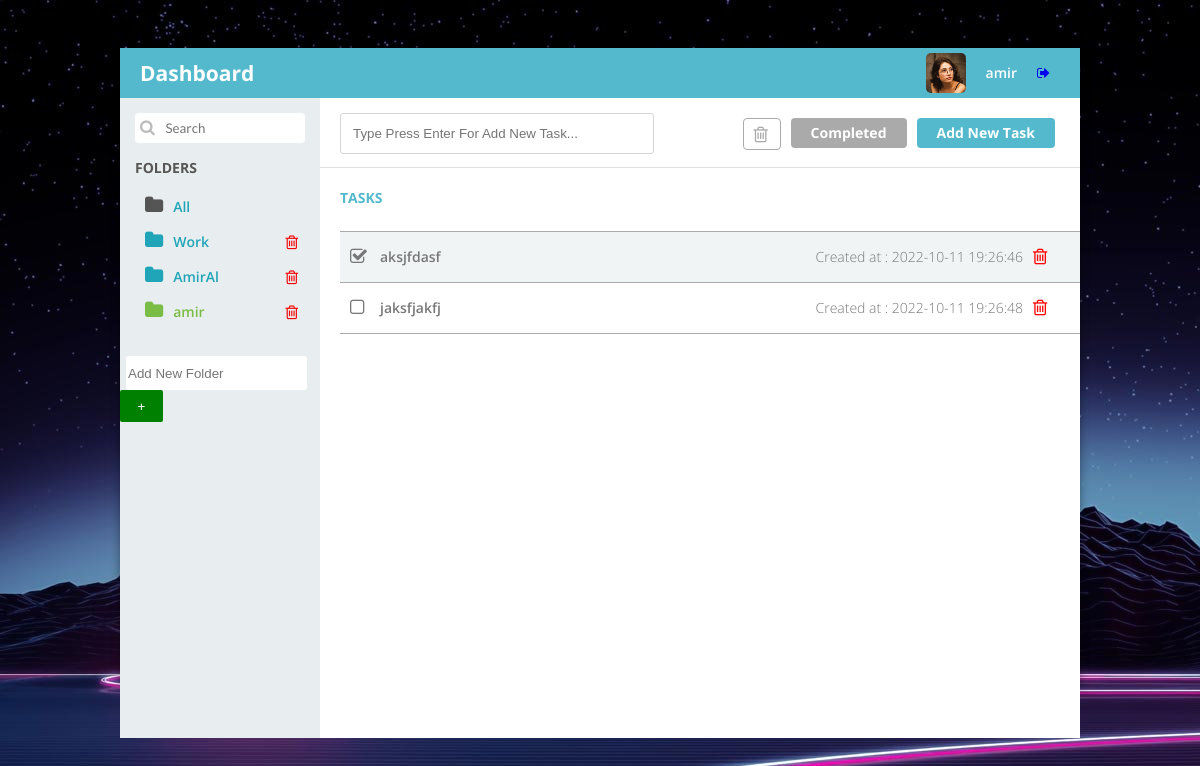
The page /?folder_id=10 (signed in) on the database its author committed.
### tables this page shows
CREATE TABLE `folders` (
  `id` int(10) UNSIGNED NOT NULL,
  `name` varchar(255) NOT NULL,
  `user_id` int(11) UNSIGNED NOT NULL,
  `created_at` datetime NOT NULL DEFAULT current_timestamp()
);

CREATE TABLE `tasks` (
  `id` int(10) UNSIGNED NOT NULL,
  `title` varchar(500) NOT NULL,
  `is_done` tinyint(1) NOT NULL DEFAULT 0,
  `user_id` int(11) UNSIGNED NOT NULL,
  `folder_id` int(11) UNSIGNED NOT NULL,
  `created_at` datetime NOT NULL DEFAULT current_timestamp()
);

### index.php (called while the page is built, shortened)
<?php
$tasks = getTasks();
$folders = getFolder();
include "views/index.view.php";

### libs/lib-auth.php (called while the page is built, shortened)
<?php defined('BASE_PATH') or die("Permission Denied!");
function getCurrentUserId(): mixed
{
    return getLoggedIndUser()->id;
}
function getLoggedIndUser(): mixed
{
    return $_SESSION['login'] ?? null;
}

### libs/lib-folder.php (called while the page is built, shortened)
<?php
function getFolder(): bool|array
{
    global $pdo;
    $current_user_id = getCurrentUserId();
    $query = "SELECT * FROM folders WHERE user_id={$current_user_id}";
    $stmt = $pdo->prepare($query);
    $stmt->execute();
    return $stmt->fetchAll(PDO::FETCH_OBJ);
}

### libs/helpers.php (called while the page is built, shortened)
<?php use JetBrains\PhpStorm\NoReturn;
function site_url($uri): string
{
    return BASE_URL . $uri;
}

### libs/lib-task.php (called while the page is built, shortened)
<?php defined('BASE_PATH') or die("Permission Denied!");
function getTasks(): bool|array
{
    global $pdo;
    $folder = $_GET['folder_id'] ?? null;
    $folderCondition = "";
    if (isset($folder) && is_numeric($folder)) {
        $folderCondition = "and folder_id = {$folder}";
    }
    $current_user_id = getCurrentUserId();
    $query = "SELECT * FROM tasks WHERE user_id = {$current_user_id} {$folderCondition} ";
    $stmt = $pdo->prepare($query);
    $stmt->execute();
    return $stmt->fetchAll(PDO::FETCH_OBJ);
}

### views/index.view.php (the view, shortened to what this page needs)
<!DOCTYPE html>
<html lang="en">
<head>
    <link rel="stylesheet" href="../assets/css/style.css">
</head>
<body>
<div class="page">
    <div class="pageHeader">
        <div class="title">Dashboard</div>
        <div class="userPanel"><a href="../index.php?logout=1"><i class="fa fa-sign-out"></i></a><span
                    class="username"><?= getLoggedIndUser()->name ?? 'Unknown' ?> </span><img
                    src="../assets/images/avatar12.jpg" width="40"
                    height="40"/></div>
    </div>
    <div class="main">
        <div class="nav">
            <div class="searchbox">
                <div><i class="fa fa-search"></i>
                    <input type="search" placeholder="Search"/>
                </div>
            </div>
            <div class="menu">
                <div class="title">Folders</div>
                <ul class="folder-list">
                    <li class="<?= isset($_GET['folder_id']) ? '' : 'active'; ?>"><i class="fa fa-folder"></i><a
                                href="<?= site_url("") ?>">All<a/></li>
                    <?php
                    foreach ($folders as $folder) : ?>
                        <li class="<?= (isset($_GET['folder_id']) and $_GET['folder_id'] == $folder->id) ? 'active' : ''; ?>">
                            <a href="?folder_id=<?= $folder->id ?>"><i class="fa fa-folder"></i><?= $folder->name ?></a>
                            <a href="?delete_folder=<?= $folder->id ?>"
                               onclick="return confirm('Are you sure delete this folder?\n<?= $folder->name ?>')"
                               style="color: #f40000;"
                               class="fa fa-trash-o trash-btn"></a>
                        </li>
                    <?php endforeach; ?>
                </ul>
            </div>
            <div style="margin-top: 30px;">
                <input type="text"
                       style="  border: none;   height: 32px;   margin-left: 6px;   border-radius: 3px;   outline: none;"
                       id="addFolderInput"
                       placeholder="Add New Folder"/>
                <button type="submit"
                        id="addFolderBtn"
                        style=" border: none; background-color: green; color: white; height: 32px; border-radius: 2px; width: 43px; ">
                    +
                </button>
            </div>
        </div>
        <div class="view">
            <div class="viewHeader">
                <input type="text"
                       style="position: relative; bottom: 20px; padding: 12px; width: 40%; border: 1px solid #d5d5d5; border-radius: 3px; outline: none; "
                       name="" id="taskNameInput" placeholder="Type Press Enter For Add New Task...">
                <div class="functions">
                    <div class="button active">Add New Task</div>
                    <div class="button">Completed</div>
                    <div class="button inverz"><i class="fa fa-trash-o"></i></div>
                </div>
            </div>
            <div class="content">
                <div class="list">
                    <div class="title">Tasks</div>
                    <ul>
                        <?php foreach ($tasks as $task) : ?>
                            <li class="<?= $task->is_done ? 'checked' : ''; ?>">
                                <i data-taskID="<?= $task->id ?>"
                                   class="isDone clickable fa <?= $task->is_done ? 'fa-check-square-o' : 'fa-square-o'; ?>"></i>
                                <span><?= $task->title ?></span>
                                <div class="info" style="margin-right: 17px">
                                    <span style=>Created at : <?= $task->created_at ?></span>
                                    <a href="?delete_task=<?= $task->id ?>"
                                       onclick="return confirm('Are you sure delete this task?<?= $task->title ?>')"
                                       style="color: red;"><i class="fa fa-trash-o"></i></a>
                                </div>
                            </li>
                        <?php endforeach; ?>
                    </ul>
                </div>
            </div>
        </div>
    </div>
</div>
</body>
</html>

### assets/css/style.css (style rules this page uses)
html { background-image: url('../images/background.jpg'); }
body { padding: 0px; margin: 0px; font-family: "Open Sans"; font-size: 14px; font-smoothing: antialiased; }
.page { position: absolute; width: 80%; height: 80%; left: 10%; top: 6%; background-color: rgba(255, 255, 255, 0.7); -moz-border-radius: 4px; -webkit-border-radius: 4px; border-radius: 4px; -moz-box-shadow: 0 0 10px 0 rgba(0, 0, 0, 0.4); -webkit-box-shadow: 0 0 10px 0 rgba(0, 0, 0, 0.4); box-shadow: 0 0 10px 0 rgba(0, 0, 0, 0.4); }
.pageHeader { width: 100%; height: 50px; line-height: 50px; background-color: #54b9cd; color: White; -moz-box-sizing: border-box; -webkit-box-sizing: border-box; box-sizing: border-box; padding: 5px 20px; vertical-align: middle; }
.pageHeader .title { width: 40%; float: left; line-height: 40px; font-size: 1.5em; font-weight: 700; }
.pageHeader .userPanel { width: 40%; float: right; }
.pageHeader .userPanel i { float: right; line-height: 40px; padding-right: 10px; }
.pageHeader .userPanel .username { float: right; line-height: 40px; padding: 0px 20px; font-weight: 600; font-size: 1.0em; }
.pageHeader .userPanel img { float: right; -moz-border-radius: 5px; -webkit-border-radius: 5px; border-radius: 5px; }
.main { position: relative; width: 100%; height: 100%; clear: both; background-color: white; }
.main .nav { width: 200px; height: 100%; float: left; background-color: rgba(227, 234, 235, 0.8); }
.main .nav .searchbox { width: 170px; height: 30px; line-height: 30px; margin: 15px; background-color: White; -moz-border-radius: 4px; -webkit-border-radius: 4px; border-radius: 4px; }
.main .nav .searchbox i { display: inline-block; color: #bbb; margin-left: 5px; margin-right: 5px; font-size: 16px; }
.main .nav .searchbox input { display: inlin-block; width: 120px; background-color: White; color: Black; font-family: "Lato"; border: 0px; }
.main .nav .menu { width: 100%; margin: 15px; color: #555; }
.main .nav .menu .title { font-weight: 700; font-size: 1.0em; text-transform: uppercase; }
.main .nav .menu ul { padding-left: 0px; }
.main .nav .menu ul li a { text-decoration: none; color: #20a4b8; }
.main .nav .menu ul li.active a { color: #79BC46; }
.main .nav .menu ul li { cursor: pointer; list-style: none; margin: 5px 0px; padding: 5px 0px; font-weight: 600; margin-right: 30px; padding-left: 10px; -moz-border-radius: 4px; -webkit-border-radius: 4px; border-radius: 4px; transition: 0.25s all; }
.main .nav .menu ul li.active { color: #79BC46; }
.main .nav .menu ul li i { font-size: 1.4em; margin-right: 10px; }
.main .view { position: relative; margin-left: 200px; }
.main .view .viewHeader { width: 100%; height: 70px; line-height: 70px; padding: 20px 20px; -moz-box-sizing: border-box; -webkit-box-sizing: border-box; box-sizing: border-box; border-bottom: 1px solid #E0E0E0; }
.main .view .viewHeader .functions { float: right; }
.main .view .viewHeader .functions .button { float: right; height: 30px; line-height: 30px; background-color: #AAA; -moz-border-radius: 4px; -webkit-border-radius: 4px; border-radius: 4px; margin: 0px 5px; padding: 0px 20px; cursor: pointer; color: White; font-weight: 700; }
.main .view .viewHeader .functions .button.active { background-color: #54b9cd; }
.main .view .viewHeader .functions .button.inverz { background-color: inherit; border: 1px solid #AAA; width: 10px; color: #AAA; font-size: 1.3em; padding-left: 10px; padding-right: 16px; }
.main .view .content { position: absolute; left: 0px; top: 70px; right: 0px; bottom: 0px; padding: 10px; }
.main .view .content .list .title { width: 100%; padding: 10px; text-transform: uppercase; font-weight: 700; color: #54b9cd; }
.main .view .content .list ul { width: 100%; padding-left: 10px; color: #777; }
.main .view .content .list ul li { width: 100%; height: 50px; line-height: 50px; list-style: none; border-top: 1px solid #AAA; }
.main .view .content .list ul li.checked { background-color: #F0F4F5; }
.main .view .content .list ul li:last-child { border-bottom: 1px solid #AAA; }
.main .view .content .list ul li i { float: left; width: 30px; height: 50px; line-height: 50px; margin-left: 10px; font-size: 1.3em; }
.main .view .content .list ul li span { float: left; font-weight: 600; }
.main .view .content .list ul li .info { float: right; }
.main .view .content .list ul li .info span { font-weight: 300; }
.trash-btn { float: right; font-size: 16px; margin-right: 7px; margin-top: 3px; cursor: pointer; }

### rows shown on the page
folders: name "amir"
folders: name "Work"
folders: name "AmirAl"
tasks: is_done 1 (drawn), title "aksjfdasf", created_at "2022-10-11 19:26:46"
tasks: is_done 0 (drawn), title "jaksfjakfj", created_at "2022-10-11 19:26:48"
